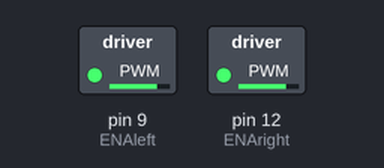
The sketch below on a simulated Arduino Mega 2560, built with avr-gcc and run on an emulated ATmega2560. On the bench: switched loads named in the sketch (green lamp = pin HIGH).

Above: at 0.1 s.
Timing chart, 0 to 1.6 s (numbered marks = the images above):
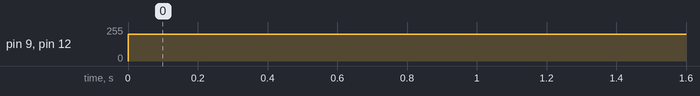

Measured:
- by itself, pin 9 (ENAleft), pin 12 (ENAright): 0/255 → 200/255 at 0.00 s

The sketch:

motor_off.ino
```cpp
//#include "config.h"
#include "Metro.h"
//#include "PID_v1"
// int motorState = 0; //0 for off, 1 for on

//LEFT MOTOR
int motor1pin1 = 7; // N1 on LEFT motor controller
int motor1pin2 = 8; // N2 on LEFT motor controller
int ENAleft = 9; // PWM for LEFT motor

//RIGHT MOTOR
int motor2pin1 = 10; // N1 on RIGHT motor controller
int motor2pin2 = 11; // N2 on RIGHT motor controller
int ENAright = 12; // PWM for RIGHT motor

void setup() {
  // put your setup code here, to run once
}

void loop() {
  /***LEFT MOTOR TEST***/
  analogWrite(ENAleft, 200);
  LeftMotorOff();

  /***RIGHT MOTOR TEST***/
  analogWrite(ENAright, 200);
  RightMotorOff();
}

/****Left Motor Functions****/
void LeftMotorOff(){
  digitalWrite(motor1pin1, LOW);
  digitalWrite(motor1pin2, LOW);
}

/****Right Motor Functions****/
void RightMotorOff(){
  digitalWrite(motor2pin1, LOW);
  digitalWrite(motor2pin2, LOW);
}
```
